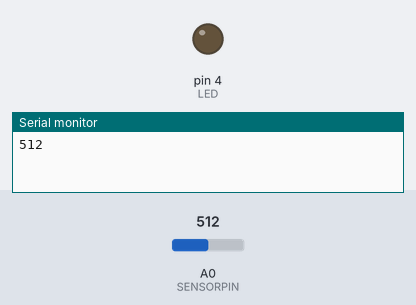
This sketch was run on a simulated Arduino Uno, built with avr-gcc and run on an emulated ATmega328P. Shown: output pins drawn as LEDs (lit = HIGH), the last lines printed to the serial monitor. The inputs (shaded band) are chosen by the test bench; at power-on: A0 (SENSORPIN) = 512.

Above: at 1.3 s.
1.4 s: A0 (SENSORPIN) set to 214
3.2 s: A0 (SENSORPIN) set to 181
At 4.5 s:
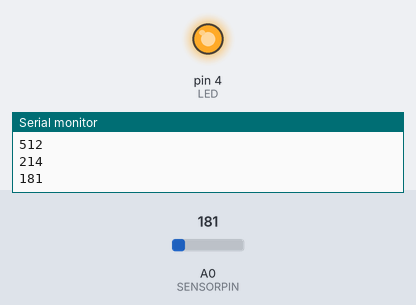
5.5 s: A0 (SENSORPIN) set to 210
At 7.2 s:
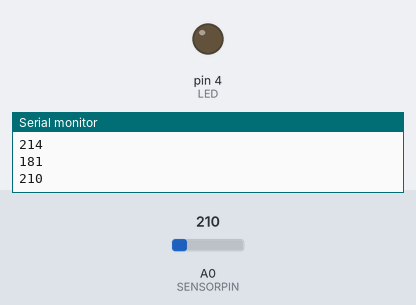
7.5 s: A0 (SENSORPIN) set to 190
At 8.8 s:
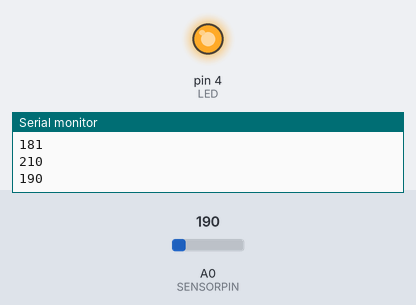
Timing chart, 0 to 10.5 s (numbered marks = the images above; inputs shaded):
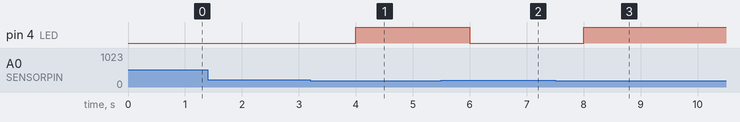

Measured:
- the behaviour switches between 200 and 199 on A0 (SENSORPIN) (found by bisection; images 0 and 1)
- after the input at 3.2 s, pin 4 (LED): LOW → HIGH after 0.80 s
- after the input at 5.5 s, pin 4 (LED): HIGH → LOW after 0.50 s
- after the input at 7.5 s, pin 4 (LED): LOW → HIGH after 0.50 s

The sketch:

Analog_LDR.ino
```cpp
const int SENSORPIN = A0;
const int LED = 4;

int sensorValueOld = 0;
int sensorValueCurrent = 0;
int sensorValueNew = 0;

void setup() {
  pinMode(LED, OUTPUT);
  pinMode(SENSORPIN, INPUT);
  Serial.begin(9600);
}

void loop() {
  sensorValueCurrent = analogRead(SENSORPIN);
  delay(500);
  sensorValueNew = analogRead(SENSORPIN);
  if (sensorValueCurrent == sensorValueNew){
    if(sensorValueCurrent != sensorValueOld){
      sensorValueOld = sensorValueCurrent;
      Serial.println(sensorValueCurrent);
      if(sensorValueCurrent < 200){
        digitalWrite(LED, HIGH);
      }else{
        digitalWrite(LED, LOW);
      }
    }
  }
}
```
